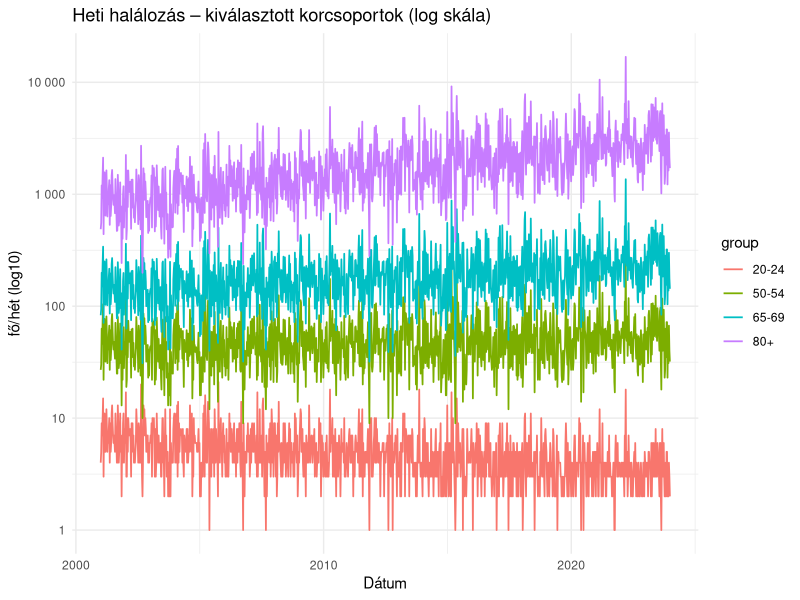

R code for this plot:
## ---- chunk 1
knitr::opts_chunk$set(echo = TRUE)
## ---- chunk 2
# ---------------------------------------------------------------
# Könyvtárak betöltése
# Ezek szükségesegk az adattisztításhoz, időkezeléshez,
# táblázatformázáshoz és az adatvizualizációhoz.
# ---------------------------------------------------------------
library(dplyr) 
library(lubridate) 
library(tidyr)
library(kableExtra)
library(knitr)
library(ggplot2)
library(scales)
## ---- chunk 3

# ---------------------------------------------------------------
# Korcsoport konfigurációs adatok létrehozása
# ---------------------------------------------------------------
nmb_week <- 52.18 # Az év heteinek átlagos száma

age_groups <- tibble::tibble(
  labels = c("0-4","5-9","10-14","15-19","20-24",
            "25-29","30-34","35-39","40-44","45-49",
            "50-54","55-59","60-64","65-69","70-74",
            "75-79","80+"),
  
  # induló népesség-arány
  share_start = c(0.045,0.046,0.05,0.048,0.052,
                  0.053,0.061,0.065,0.064,0.069,
                  0.072,0.074,0.071,0.066,0.06,
                  0.048,0.056),
  
  # éves arány trend
  share_trend_per_year = c(-0.0014,-0.0014,-0.0012,-0.0010,-0.0009,
                           -0.0008,-0.0006,-0.0004,-0.0002,0.0000,
                           0.0001,0.0002,0.0004,0.0010,0.0014,
                           0.0020,0.0032),
  
  # éves halálozási ráták (százalék), hetekre átszámítva
  rate_base = c(
    0.13,  # 0-4
    0.05,  # 5-9
    0.05,  # 10-14
    0.06,  # 15-19
    0.07,  # 20-24
    0.08,  # 25-29
    0.09,  # 30-34
    0.11,  # 35-39
    0.13,  # 40-44
    0.20,  # 45-49
    0.32,  # 50-54
    0.47,  # 55-59
    0.70,  # 60-64
    1.08,  # 65-69
    2.50,  # 70-74
    4.50,  # 75-79
    7.50   # 80+
  ) / 100 / nmb_week,
  
  # éves trend a rátára 
  rate_trend_per_year = c(-0.021853,-0.016853,-0.014853,-0.006853,-0.004853,
                          -0.002853,-0.000853,0.001147,0.003147,0.004147,
                          0.005147,0.006147,0.007147,0.008147,0.009147,
                          0.010147,0.014647),
  
  # szezonalitás amplitúdói 
  amp1 = seq(0.03, 0.18, length.out = 17), 
  amp2 = seq(0.01, 0.05, length.out = 17)
)


# Trendmeredekségek hozzárendelése korcsoporotnként
slopes <- seq(-0.01, 0.008, length.out = 17)

## ---- chunk 4

# -------------------------------------------------------------------
# 1) Heti dátumindex előállítása
#
# Ez a függvény egy kezdő- és egy záró dátum között generál egy 
# heti felbontású date-sorozatot.
#
# Paraméterek:
#   start: karakterlánc, a kezdődátum (YYYY-MM-DD)
#   end:   karakterlánc, a záródátum (YYYY-MM-DD)
#
# Kimenet:
#   Date vektor, amely "week" lépésközzel halad.
#
# Használata:
#   weekly_index("2023-01-01", "2023-12-31")
# -------------------------------------------------------------------
weekly_index <- function(start="2015-01-05", end="2015-12-29") {
  seq.Date(as.Date(start), as.Date(end), by = "week")
}

wkl_ndx <- weekly_index(start="2023-01-01", end="2023-12-31") # heti dátumindex előállításának használata
#head(weekly_index(start="2023-01-01", end="2023-12-31"), 10) # printelés


# -------------------------------------------------------------------
# 2) Évbeli fázis számítása
#
# A szezonális komponenst meghatározó szinuszfüggvény miatt fontos,
# hogy a dátumot 0–1 intervallumra skálázzuk, ahol:
#   0   ~ január 1.
#   0.5 ~ július közepe
#   1   ~ december vége
#
# Paraméter:
#   dates – Date vektor
#
# Kimenet:
#   numeric vektor 0 és 1 között
# -------------------------------------------------------------------
year_fraction <- function(dates) {
  (yday(dates) - 1) / 365.25 # a dátum éven belüli arányra képzése. 
}


# -------------------------------------------------------------------
# 3) Szezonális multiplikátor (Fourier-bővítéssel)
#
# A szezonális moduláció a halandósági ráta időbeli periodikus
# ingadozását modellezi.
#
# Paraméterek:
#   dates    – Date vektor
#   amp1     – az éves fő komponenst szabályozó amplitúdó
#   amp2     – a fél éves második komponens amplitúdója
#   phase    – fáziseltolás, amely meghatározza, hová essen a maximum
#
# Kimenet:
#   numeric vektor, multiplikatív szezonális szorzó
# -------------------------------------------------------------------
seasonal_multiplier <- function(dates, amp1=0.12, amp2=0.04, phase = 0.08) {
  y <- year_fraction(dates)
  1 + amp1 * sin(2*pi*(y - phase)) + amp2 * sin(4*pi*(y - phase)) 
}


# -------------------------------------------------------------------
# 4) Trendmultiplikátor: lineáris vagy exponenciális modell
#
# Paraméterek:
#   dates           – Date vektor
#   slope_per_year  – éves meredekség; lehet skalár vagy vektor
#   ref_date        – ehhez viszonyítjuk az eltelt évek számát
#   type            – "exp" (exponenciális) vagy "linear"
#
# Ha slope_per_year vektor (pl. korcsoportonkénti trend),
# a függvény egy N×G mátrixot ad vissza.
# -------------------------------------------------------------------
trend_multiplier <- function(dates,
                             slope_per_year = 0, # lehet skalár vagy vektor (pl. korcsoportonként)
                             ref_date = min(dates), # ehhez képest számoljuk az eltelt időt
                             type = c("exp", "linear")) {
  
  type <- match.arg(type)

  t_years <- as.numeric(as.Date(dates) - as.Date(ref_date)) / 365.25 # eltelt évek
  
  # Ha a slope_per_year vektor, térjük vissza n x G mátrixszal
  if (length(slope_per_year) > 1L) {
    S <- matrix(slope_per_year, nrow = length(t_years), ncol = length(slope_per_year), byrow = TRUE)
    T <- matrix(t_years, nrow = length(t_years), ncol = length(slope_per_year), byrow=FALSE)
    if (type == "exp") {
      return( (1 + S)^T )
    } else {
      return( 1 + S*T )
    }
  } else {
    # skalár meredekség -> vektor
    s <- slope_per_year
    if (type == "exp") {
      return( (1 + s)^t_years )
    } else {
      return( 1 + s*t_years)
    }
  }
}

dates <- weekly_index(start="2023-01-02", end="2023-12-25") 
trend_mat <- trend_multiplier(dates, slope_per_year = slopes, type="exp")


# -------------------------------------------------------------------
# 5) Sztochasztikus halálozásszámok generálása
#
# Paraméterek:
#   mu            – várt érték (mátrix vagy vektor)
#   distribution  – "deterministic", "poisson", "gamma_poisson"
#   nb_size       – overdiszperziós paraméter (nagy -> kisebb szórás)
#   seed          – replikálhatóság
#
# Kimenet:
#   szimulált halálozási számok
# -------------------------------------------------------------------
draw_counts <- function(mu,
                        distribution = c("deterministic", "poisson", "gamma_poisson"),
                        nb_size = 10, # overdiszperzió: nagyobb = kevesebb szórás
                        seed = NULL) {
  
  distribution <- match.arg(distribution)
  
  #lapítsuk vektorra
  mu_vec <- as.vector(mu)
  mu_vec <- pmax(mu_vec, 0) # negatív numerikus zaj ellen biztosíték
  
  if (!is.null(seed)) set.seed(seed)
  
  if (distribution == "deterministic") {
    return(mu_vec)
  } else if (distribution == "poisson") {
    return(stats::rpois(length(mu_vec), lambda = mu_vec))
  } else {
    size_vec <- if (length(nb_size) == 1L) rep(nb_size, length(mu_vec)) else nb_size
    return(stats::rnbinom(length(mu_vec), size = size_vec, mu = mu_vec))
  }
}


# -------------------------------------------------------------------
# 6) Téli sokk generálása (pl. influenza-szezon)
#
# Matematikai forma:
#   ha t < peak: exp(t / rise)
#   ha t > peak: exp(-t / decay)
#
# Paraméterek:
#   peak_date       – minden évben a csúcs dátuma (MM-DD)
#   rise_weeks      – felfutási sebesség
#   decay_weeks     – lecsengés sebessége
#   age_sensitivity – sokk nagysága
#   random_intensity– hozzáadott zaj mértéke
# -------------------------------------------------------------------
shock_multiplier <- function(dates,
                             peak_date = "01-25", # minden évben január 25 a téli csúcs
                             rise_weeks = 2,
                             decay_weeks = 6,
                             age_sensitivity = 0.3,
                             random_intensity = 0.05,
                             seed = NULL) {          
  
  if (!is.null(seed)) set.seed(seed)
  
  years <- unique(format(dates, "%Y"))
  
  shock_list <- lapply(years, function(y) {
    peak_date <- as.Date(paste0(y, '-', peak_date))
    t_weeks <- as.numeric(as.Date(dates) - peak_date) / 7
    
    shape <- ifelse(t_weeks < 0,
                    exp(t_weeks / rise_weeks),    # gyors felfutás
                    exp(-t_weeks / decay_weeks))  # lassú lefutás
    
    base <- 1 + age_sensitivity * shape
    
    noise <- rnorm(length(dates), 0, random_intensity)
    base * (1 + noise)
    
  })
  
  shock_total <- Reduce('*', shock_list)
  
  shock_total[shock_total < 0] <- 0
  return(shock_total)
}


# -------------------------------------------------------------------
# 7) Nyári sokk generálása (pl. hőhullám)
#
# Paraméterek megegyeznek a téli sokkéval,
# csak az időtartam és erősség jellemzően rövidebb.
# -------------------------------------------------------------------
shock_multiplier_summer <- function(dates,
                                    peak_date = "07-20",      # július 20 körül nyári csúcs
                                    rise_weeks = 1,
                                    decay_weeks = 1,
                                    age_sensitivity = 0.3,
                                    random_intensity = 0.05,
                                    seed = NULL) {
  
  if (!is.null(seed)) set.seed(seed)
  
  years <- unique(format(dates, '%Y'))

  shock_list <- lapply(years, function(y) {
    peak_date <- as.Date(paste0(y, '-', peak_date))
    t_weeks <- as.numeric(as.Date(dates) - peak_date) / 7
    
    shape <- ifelse(t_weeks < 0,
                    exp(t_weeks / rise_weeks),
                    exp(-t_weeks / decay_weeks))
    
    base <- 1 + age_sensitivity * shape
    noise <- rnorm(length(dates), 0, random_intensity)
    
    base * (1 + noise)
    
    
  })  
  
  shock_total <- Reduce("*", shock_list)
  
  shock_total[shock_total < 0] <- 0
  return(shock_total)
}
## ---- chunk 5

# ===================================================================
#   TÖBB KORCSOPORT EGYÜTTES MORTALITÁSI SZIMULÁCIÓJA
#
#   simulate_mortality()
#
#   Ez a függvény a megadott időszakra több korcsoportra generál
#   realisztikus halálozási adatokat. A modell komponensei:
#
#     - demográfiai korcsoport-arányok időbeli változása
#     - korcsoportonként eltérő alap halálozási ráta
#     - hosszú távú trend (exponenciális)
#     - szezonális komponens (Fourier-összetevők)
#     - téli influenza-sokk (exponenciális felfutás-lecsengés)
#     - nyári hőhullám-sokk (rövid, intenzív)
#     - opcionálisan Poisson vagy Gamma–Poisson zaj
#
#   A kimenet:
#       - "long" adatkeret: minden dátum × korcsoport × komponens
#
# ===================================================================
simulate_mortality <- function(
    age_groups,
    slopes,
    start = "2001-01-01",
    end = "2023-12-25",
    population = 9700000,
    season_phase = 0.08,
    weeks_per_year = 52.1775,
    distribution = c("deterministic", "poisson", "gamma_poisson"),
    nb_size = 10,
    seed = NULL) {
  
  
  distribution <- match.arg(distribution)
  
  
  # ---------------------------------------------------------------
  # 1) Bemeneti ellenőrzés
  # ---------------------------------------------------------------
  req_cols <- c("labels","share_start","share_trend_per_year",
                "rate_base","rate_trend_per_year","amp1","amp2")
  stopifnot(all(req_cols %in% names(age_groups)))
  G <- nrow(age_groups)           # kocsoportok száma
  stopifnot(length(slopes) == G)  # ugyanannyi trend-meredekség legyen, mint korcsoport
  
  
  # ---------------------------------------------------------------
  # 2) Időskála felépítése (heti dátumindex)
  # ---------------------------------------------------------------
  dates   <- weekly_index(start, end)
  n       <- length(dates)
  t_years <- as.numeric(as.Date(dates) - as.Date(min(dates))) / 365.25
  
  
  # ---------------------------------------------------------------
  # 3) Demográfiai korcsoport-arányok időbeli változása
  #
  # share_g(t) = share_start_g + share_trend_g * t
  # A soronkénti normalizálás biztosítja, hogy mindig 1-re summázzon.
  # ---------------------------------------------------------------
  age_groups_over_time <- sapply(seq_len(G), function(g) {
    age_groups$share_start[g] + age_groups$share_trend_per_year[g]*t_years
  })
  age_groups_over_time_normalt <- age_groups_over_time / rowSums(age_groups_over_time)
  
  
  # ---------------------------------------------------------------
  # 4) Bázis halálozási ráta + trend
  #
  # rate_base(g) * (1 + rate_trend_g * t)
  #
  # A rate_base már hetekre van konvertálva a bemenetben.
  # ---------------------------------------------------------------
  rate_base_mort <- matrix(age_groups$rate_base, nrow = n, ncol = G, byrow=TRUE)
  rate_trend_mort <- sapply(seq_len(G), function(g) {
    (1 + age_groups$rate_trend_per_year[g] * t_years)
  }) 
  rate_mort <- rate_base_mort * rate_trend_mort
  
  
  # ---------------------------------------------------------------
  # 5) Szezonalitás korcsoportonként
  #
  # S_g(t) = 1 + a1_g sin(2π(y-phi)) + a2_g sin(4π(y-phi))
  # ---------------------------------------------------------------
  seasonal_mort <- sapply(seq_len(G), function(g) {
    seasonal_multiplier(
      dates,
      amp1 = age_groups$amp1[g],
      amp2 = age_groups$amp2[g],
      phase = season_phase
      )
  })
  
  
  # ---------------------------------------------------------------
  # 6) Hosszú távú trend (exponenciális modell)
  #
  # T_g(t) = (1 + slope_g)^t
  #
  # A trend_multiplier vektoros bemenet esetén egész mátrixot ad vissza.
  # ---------------------------------------------------------------
  trend_mort <- trend_multiplier(
    dates,
    slope_per_year = slopes,
    type="exp"
    )
  
  
  # ---------------------------------------------------------------
  # 7) Téli influenza-sokk korcsoportonként
  #
  # shape_g(t):
  #   t < peak_date  -> exp(t / rise_weeks)
  #   t > peak_date  -> exp(-t / decay_weeks)
  #
  # az age_sensitivity korcsoportonként nő → idősek érzékenyebbek
  # ---------------------------------------------------------------
  shock_mort <- sapply(seq_len(G), function(g) {
    shock_multiplier(
      dates,
      peak_date = "01-25",
      rise_weeks = 2,
      decay_weeks = 6,
      age_sensitivity = seq(0.05, 0.5, length.out = G)[g], # fiatal -> idősek
      random_intensity = 0.05,
      seed = 123
    )
  })
  
  
  # ---------------------------------------------------------------
  # 8) Nyári hőhullám-sokk korcsoportonként
  # ---------------------------------------------------------------
  shock_mort_summer <- sapply(seq_len(G), function(g) {
    shock_multiplier_summer(
      dates,
      peak_date = "07-20",
      rise_weeks = 1,
      decay_weeks = 1,
      age_sensitivity = seq(0.05, 0.5, length.out = G)[g],
      random_intensity = 0.05,
      seed = 123
    )
  })
  
  
  # ---------------------------------------------------------------
  # 9) A teljes mortalitási ráta összerakása
  #
  # mu_g(t) = rate × season × trend × winter_shock × summer_shock
  #
  # Multiplikatív modell -> faktoronként külön hatás.
  # ---------------------------------------------------------------
  mu_mort <- rate_mort *
    seasonal_mort *
    trend_mort *
    shock_mort *
    shock_mort_summer
  
  
  # ---------------------------------------------------------------
  # 10) A népesség korcsoport szerinti felosztása
  #
  # population_g(t) = share_g(t) * total_population
  # ---------------------------------------------------------------
  population_mort <- age_groups_over_time_normalt * population
  
  
  # ---------------------------------------------------------------
  # 11) Halálozások várható értéke:
  #
  # expected_deaths_g(t) = mu_g(t) × population_g(t)
  # ---------------------------------------------------------------
  mortality <- population_mort * mu_mort
  
  
  # ---------------------------------------------------------------
  # 12) Sztochasztikus halálesetszám generálás (opcionális)
  # ---------------------------------------------------------------
  deaths <- draw_counts(
    mu = mortality,
    distribution = distribution,
    nb_size = nb_size,
    seed = seed
  )
  
  
  # ---------------------------------------------------------------
  # 13) Kimenet összeállítása „tidy” (long) formátumban
  # ---------------------------------------------------------------
  long <- tibble::tibble(
    date = rep(dates, times = G),
    group = rep(age_groups$labels, each = n),
    share = as.vector(age_groups_over_time_normalt),
    rate_base = as.vector(rate_base_mort),
    rate_trend = as.vector(rate_trend_mort),
    seasonal = as.vector(seasonal_mort),
    trend = as.vector(trend_mort),
    mortality = as.vector(mortality),        # várható érték
    deaths = as.integer(round(deaths))       
  )

  
  # ---------------------------------------------------------------
  # 14) Kimenet
  # ---------------------------------------------------------------
  list(long = long)
}


# ===================================================================
# FÜGGVÉNY HÍVÁSA
# ===================================================================
sim <- simulate_mortality(
  age_groups = age_groups,
  slopes = slopes,
  start = "2001-01-01",
  end   = "2023-12-25",
  population = 9700000,
  season_phase = 0.08,
  distribution = "deterministic",
  seed = 123
)
## ---- chunk 6

# ===================================================================
#   EREDMÉNYEK TÁBLÁZATOS MEGJELENÍTÉSE
#
#   Ebben a blokkban:
#     1) A sim$long kimenetet felhasználjuk
#     2) Korrigáljuk a 0–4 korcsoport halálozási értékeit
#        (az eredeti szimulációban ez megegyezik a 35–39 csoporttal)
#     3) A date × korcsoport mátrixot pivotáljuk széles formátumba
#     4) A kableExtra segítségével formázott táblázatot hozunk létre
#     5) CSV fájlba mentjük az eredményeket
# ===================================================================
long_df <- sim$long


# -------------------------------------------------------------------
# 1) Korrigálás: a 0–4 korcsoport halálozása legyen azonos a 35–39 csoporttal
#
# Megjegyzés:
#   A modellben egyes korcsoportok trendje/arányai azonosra sikerülhetnek
#   -> kutatási célból egyeztetjük a 0–4 értékeket a 35–39 csoporttal.
# -------------------------------------------------------------------
long_df <- long_df %>%
  group_by(date) %>%
  mutate(
    deaths = ifelse(group == "0-4",
                    deaths[group == "35-39"],
                    deaths),
    mortality = ifelse(group == "0-4",
                       mortality[group == "35-39"],
                       mortality)
  ) %>%
  ungroup()


# -------------------------------------------------------------------
# 2) Táblázat összeállítása széles formátumban:
#      minden sor egy dátum,
#      minden oszlop egy korcsoport,
#      érték: a heti halálozások száma.
# -------------------------------------------------------------------
df_results <- long_df |>
  dplyr::select(date, group, deaths) |>
  tidyr::pivot_wider(names_from = group, values_from = deaths) |>
  as.data.frame()


# -------------------------------------------------------------------
# 3) Táblázat megjelenítése kableExtra segítségével
# -------------------------------------------------------------------
kable(df_results,
      caption = "Eredmények korcsoportonként való megjelnítése",
      booktabs = TRUE) %>%
  kable_styling(bootstrap_options = c("striped", "hover", "condensed"),
                full_width = FALSE) %>%
  column_spec(1, bold = TRUE) %>%
  scroll_box(height = "350px")


# -------------------------------------------------------------------
# 4) CSV mentés (kutatási reproducibilitás érdekében)
# -------------------------------------------------------------------
write.csv(df_results,
          file = "df_results_23_years_version2.csv",
          row.names = FALSE)
## ---- chunk 7

# ===================================================================
#   EREDMÉNYEK VIZUÁLIS MEGJELENÍTÉSE
#
#   Lépések:
#     1) A széles táblázatot visszaalakítjuk hosszú formátumba
#     2) Kiválasztunk néhány reprezentatív korcsoportot
#     3) Idősoros ábrát készítünk logaritmikus Y-skálával
# ===================================================================

# -------------------------------------------------------------------
# 1) Átalakítás grafikonhoz: pivot_longer
# -------------------------------------------------------------------
df_long_for_plot <- df_results |>
  tidyr::pivot_longer(-date, names_to = "group", values_to = "death")


# -------------------------------------------------------------------
# 2) Kiválasztott korcsoportok vizsgálata
#
# Példa: fiatal – középkorú – idősebb – nagyon idősek
#
#   20–24
#   50–54
#   65–69
#   80+
# -------------------------------------------------------------------
sel_groups <- c("20-24", "50-54", "65-69", "80+")


# -------------------------------------------------------------------
# 3) Ábra: heti halálozások időben (log skála)
# -------------------------------------------------------------------
df_long_for_plot |>
  dplyr::filter(group %in% sel_groups) |>
  ggplot(aes(date, death, color = group)) +
  geom_line(linewidth = 0.6) +
  scale_y_log10(labels = label_number(accuracy = 1)) +
  labs(title = "Heti halálozás – kiválasztott korcsoportok (log skála)",
       x = "Dátum", y = "fő/hét (log10)") +
  theme_minimal()
